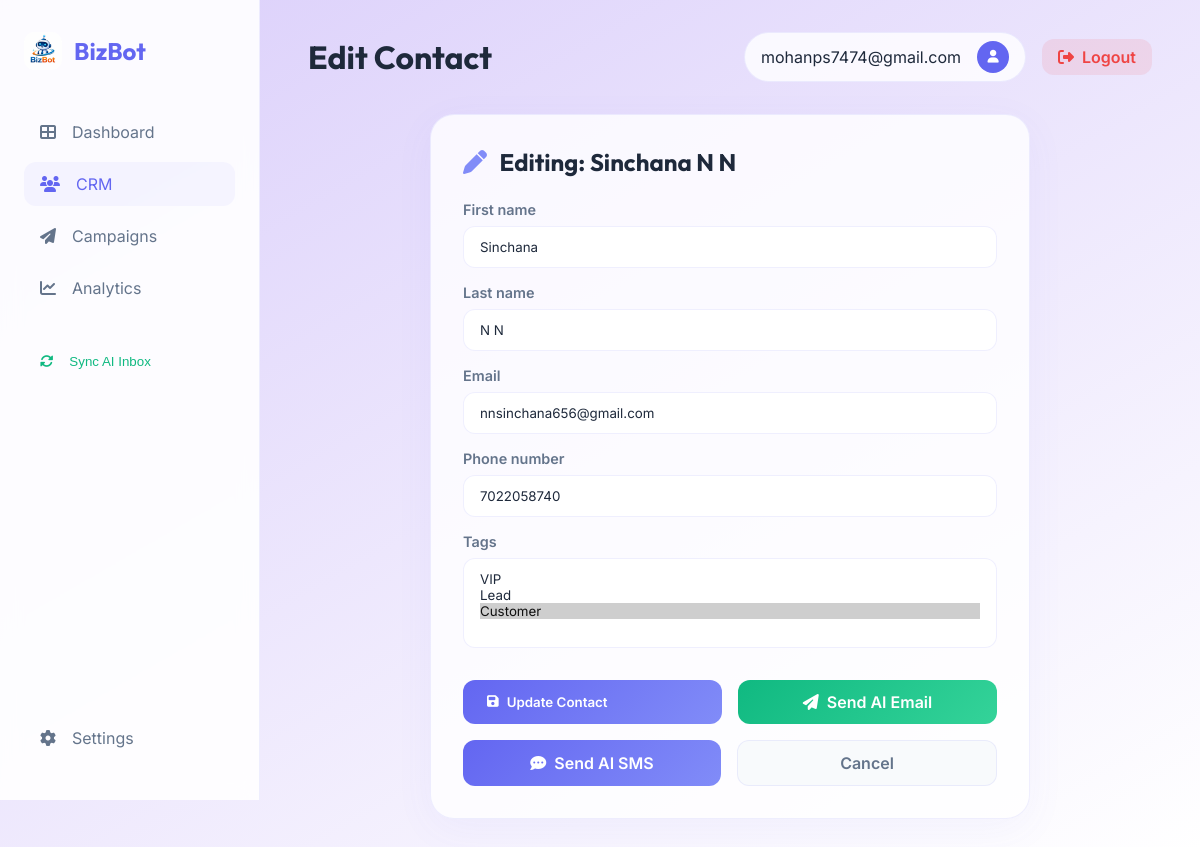
Page /crm/edit/13/ (signed in) on the committed database.
### crm/models.py (models this page shows)
class Contact(models.Model):
    first_name = models.CharField(max_length=100)
    last_name = models.CharField(max_length=100)
    email = models.EmailField(unique=True)
    phone_number = models.CharField(max_length=20, blank=True, null=True)
    tags = models.ManyToManyField(Tag, blank=True)
    created_at = models.DateTimeField(auto_now_add=True)
    updated_at = models.DateTimeField(auto_now=True)
    def __str__(self):
        return f"{self.first_name} {self.last_name}"

### crm/views.py (the view)
# urls.py: path('edit/<int:pk>/', views.contact_edit, name='contact_edit'),
@login_required
def contact_edit(request, pk):
    contact = get_object_or_404(Contact, pk=pk)
    if request.method == 'POST':
        form = ContactForm(request.POST, instance=contact)
        if form.is_valid():
            form.save()
            return redirect('contact_list')
    else:
        form = ContactForm(instance=contact)
    return render(request, 'crm/contact_form.html', {'form': form, 'contact': contact, 'editing': True})

### crm/forms.py
class ContactForm(forms.ModelForm):
    class Meta:
        model = Contact
        fields = ['first_name', 'last_name', 'email', 'phone_number', 'tags']
        widgets = {
            'first_name': forms.TextInput(attrs={'class': 'form-input', 'placeholder': 'First Name'}),
            'last_name': forms.TextInput(attrs={'class': 'form-input', 'placeholder': 'Last Name'}),
            'email': forms.EmailInput(attrs={'class': 'form-input', 'placeholder': 'Email Address'}),
            'phone_number': forms.TextInput(attrs={'class': 'form-input', 'placeholder': 'Phone Number'}),
            'tags': forms.SelectMultiple(attrs={'class': 'form-input'}),
        }

### crm/models.py (called while the page is built)
    def __str__(self):
        return self.name

### templates/crm/contact_form.html (shortened to what this page needs)
{% extends 'base.html' %}
{% block page_title %}{% if editing %}Edit Contact{% else %}New Contact{% endif %}{% endblock %}
{% block content %}
<div class="fade-in" style="max-width: 600px; margin: 0 auto;">
    <div class="glass-card">
        <h2 style="margin-bottom: 1.5rem;">
            {% if editing %}
                <i class="fas fa-pen" style="color: #818cf8; margin-right: 0.5rem;"></i>
                Editing: {{ contact }}
            {% else %}
                <i class="fas fa-user-plus" style="margin-right: 0.5rem;"></i>
                Contact Details
            {% endif %}
        </h2>
        <form method="post">
            {% for field in form %}
            <div class="form-group">
                <label class="form-label" for="{{ field.id_for_label }}">{{ field.label }}</label>
                {{ field }}
            </div>
            {% endfor %}
            <div style="display: flex; gap: 1rem; margin-top: 2rem; flex-wrap: wrap;">
                <button type="submit" class="btn btn-primary" style="flex: 1; min-width: 200px;">
                    {% if editing %}
                        <i class="fas fa-save"></i> Update Contact
                    {% else %}
                        <i class="fas fa-save"></i> Save Contact
                    {% endif %}
                </button>
                {% if editing or contact.email %}
                <a href="{% url 'chatbot' %}?query=Draft a professional email to {{ contact.email }}"
                   class="btn"
                   style="flex: 1; min-width: 200px; background: linear-gradient(135deg, #10b981, #34d399); color: white; border: none; display: flex; align-items: center; justify-content: center; gap: 0.5rem; text-decoration: none;">
                    <i class="fas fa-paper-plane"></i> Send AI Email
                </a>
                <a href="{% url 'chatbot' %}?query=Draft a short SMS for {{ contact.first_name }} to notify about our latest deals"
                   class="btn"
                   style="flex: 1; min-width: 200px; background: linear-gradient(135deg, #6366f1, #818cf8); color: white; border: none; display: flex; align-items: center; justify-content: center; gap: 0.5rem; text-decoration: none;">
                    <i class="fas fa-comment-dots"></i> Send AI SMS
                </a>
                {% endif %}
                <a href="{% url 'contact_list' %}" class="btn"
                    style="flex: 1; min-width: 100px; background: var(--bg-dark); border: 1px solid var(--glass-border); color: var(--text-dim); display: flex; align-items: center; justify-content: center;">
                    Cancel
                </a>
            </div>
        </form>
    </div>
</div>
{% endblock %}

### templates/base.html (shortened to what this page needs)
{% load static %}
<!DOCTYPE html>
<html lang="en">
<head>
    <link rel="stylesheet" href="https://cdnjs.cloudflare.com/ajax/libs/font-awesome/6.4.0/css/all.min.css">
    <link rel="stylesheet" href="{% static 'css/style.css' %}">
</head>
<body>
    <aside>
        <a href="/" class="brand">
            <img src="{% static 'img/logo.jpg' %}" alt="BizBot Logo" class="brand-logo">
            <span>BizBot</span>
        </a>
        <ul class="nav-links">
            <li class="nav-item">
                <a href="{% url 'dashboard' %}"
                    class="nav-link {% if request.resolver_match.url_name == 'dashboard' %}active{% endif %}">
                    <i class="fas fa-th-large"></i>
                    <span>Dashboard</span>
                </a>
            </li>
            <li class="nav-item">
                <a href="{% url 'contact_list' %}" class="nav-link {% if 'crm' in request.path %}active{% endif %}">
                    <i class="fas fa-users"></i>
                    <span>CRM</span>
                </a>
            </li>
            <li class="nav-item">
                <a href="{% url 'campaign_list' %}"
                    class="nav-link {% if 'campaigns' in request.path %}active{% endif %}">
                    <i class="fas fa-paper-plane"></i>
                    <span>Campaigns</span>
                </a>
            </li>
            <li class="nav-item">
                <a href="{% url 'analytics' %}" class="nav-link {% if request.resolver_match.url_name == 'analytics' %}active{% endif %}">
                    <i class="fas fa-chart-line"></i>
                    <span>Analytics</span>
                </a>
            </li>
            <li class="nav-item" style="margin-top: 2rem;">
                <button onclick="syncAIInbox()" id="syncBtn" class="nav-link" style="background: none; border: none; width: 100%; cursor: pointer; color: var(--accent);">
                    <i class="fas fa-sync-alt" id="syncIcon"></i>
                    <span>Sync AI Inbox</span>
                </button>
            </li>
        </ul>
        <div class="nav-item" style="margin-top: auto;">
            <a href="{% url 'settings' %}" class="nav-link {% if request.resolver_match.url_name == 'settings' %}active{% endif %}">
                <i class="fas fa-cog"></i>
                <span>Settings</span>
            </a>
        </div>
    </aside>
    <main>
        <header class="top-bar">
            <h1>{% block page_title %}Dashboard{% endblock %}</h1>
            <div style="display: flex; align-items: center; gap: 1rem;">
                <div class="user-profile">
                    <span>{{ user.username|default:"Business Owner" }}</span>
                    <div class="avatar">
                        <i class="fas fa-user"></i>
                    </div>
                </div>
                <a href="{% url 'handle_logout' %}" class="btn"
                    style="background: rgba(239, 68, 68, 0.1); color: #ef4444; padding: 0.5rem 1rem;">
                    <i class="fas fa-sign-out-alt"></i> Logout
                </a>
            </div>
        </header>
        {% block content %}{% endblock %}
    </main>
</body>
</html>

### static/css/style.css (style rules this page uses)
:root { --primary: #6366f1; --primary-light: #818cf8; --secondary: #ec4899; --bg-dark: #f8fafc; --bg-card: rgba(255, 255, 255, 0.8); --text-main: #1e293b; --text-dim: #64748b; --accent: #10b981; --glass-border: rgba(99, 102, 241, 0.1); }
* { margin: 0; padding: 0; box-sizing: border-box; }
body { font-family: 'Inter', sans-serif; background-color: var(--bg-dark); color: var(--text-main); background-image: linear-gradient(150deg, rgba(200, 179, 250, 0.607), white); background-repeat: no-repeat; background-attachment: fixed; min-height: 100vh; display: flex; overflow-x: hidden; }
h1, h2, h3, .brand, .form_container h1 { font-family: 'Outfit', sans-serif; }
aside { width: 260px; background: rgba(255, 255, 255, 0.9); backdrop-filter: blur(10px); border-right: 1px solid var(--glass-border); height: 100vh; position: fixed; left: 0; top: 0; z-index: 100; padding: 2rem 1.5rem; display: flex; flex-direction: column; }
.brand { font-size: 1.5rem; font-weight: 700; margin-bottom: 2.5rem; display: flex; align-items: center; gap: 0.75rem; color: var(--primary); text-decoration: none; }
.brand-logo { width: 38px; height: 38px; object-fit: contain; border-radius: 10px; }
.nav-links, .nav_links { list-style: none; flex-grow: 1; }
.nav-item { margin-bottom: 0.5rem; }
.nav-link, .nav_links a { display: flex; align-items: center; gap: 1rem; padding: 0.75rem 1rem; color: var(--text-dim); text-decoration: none; border-radius: 12px; transition: all 0.3s ease; }
.nav-link:hover, .nav-link.active, .nav_links a:hover { background: rgba(99, 102, 241, 0.05); color: var(--primary); }
main { flex-grow: 1; padding: 2rem 3rem; margin-left: 260px; max-width: calc(100% - 260px); }
.top-bar { display: flex; justify-content: space-between; align-items: center; margin-bottom: 2rem; }
.user-profile { display: flex; align-items: center; gap: 1rem; background: var(--bg-card); padding: 0.5rem 1rem; border-radius: 50px; border: 1px solid var(--glass-border); }
.avatar { width: 32px; height: 32px; border-radius: 50%; background: var(--primary); color: white; display: flex; align-items: center; justify-content: center; font-size: 0.8rem; }
.glass-card, .form_container { background: var(--bg-card); backdrop-filter: blur(12px); border: 1px solid var(--glass-border); border-radius: 24px; padding: 2rem; box-shadow: 0 10px 40px rgba(99, 102, 241, 0.05); }
.btn, .input_feilds button { padding: 0.75rem 1.5rem; border-radius: 12px; font-weight: 600; cursor: pointer; transition: all 0.3s ease; text-decoration: none; display: inline-flex; align-items: center; gap: 0.5rem; border: none; font-family: inherit; }
.btn-primary, .input_feilds button { background: linear-gradient(135deg, var(--primary), var(--primary-light)); color: white; }
.form-group, .input_feilds { margin-bottom: 1rem; display: flex; flex-direction: column; gap: 8px; }
.form-label, .input_feilds label { display: block; color: var(--text-dim); font-size: 0.9rem; font-weight: 600; }
.form-input, .input_feilds input { width: 100%; padding: 0.75rem 1rem; background: white; border: 1px solid var(--glass-border); border-radius: 12px; color: var(--text-main); font-family: inherit; transition: all 0.3s ease; }
.fade-in { animation: fadeIn 0.5s ease forwards; }

### rows in the picture
Contact: first_name+last_name "Sinchana N N", form "Sinchana" "N N" "nnsinchana656@gmail.com" "7022058740"

### other values in the picture
{{ user.username|default:"Business Owner" }} "mohanps7474@gmail.com"
{{ field.label }} "First name" "Last name" "Email" "Phone number" "Tags"
